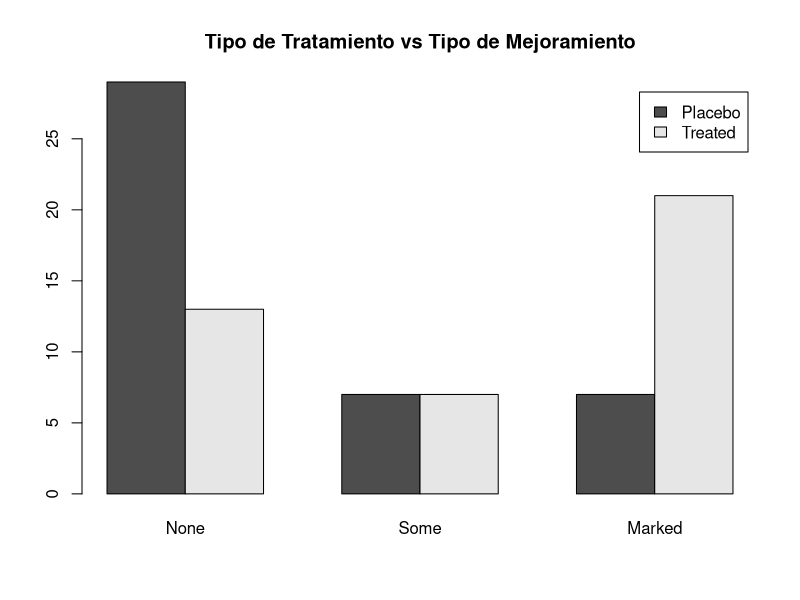
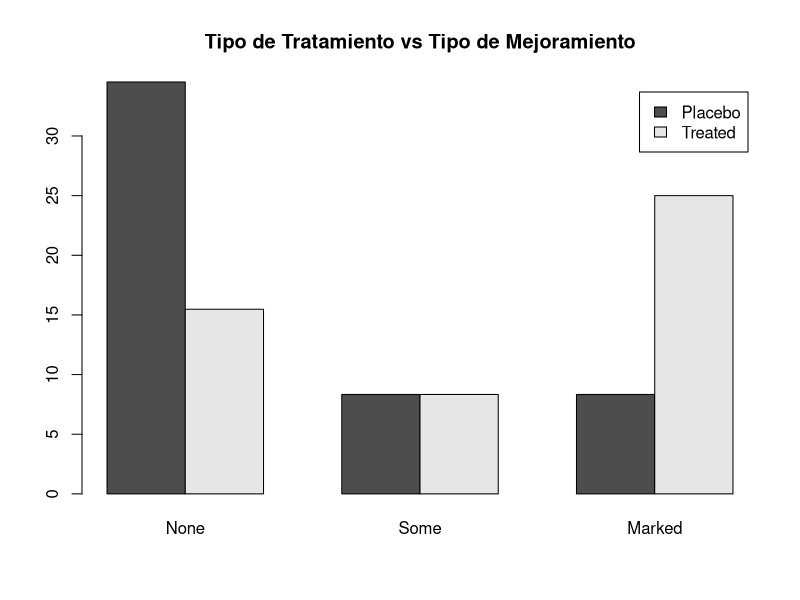
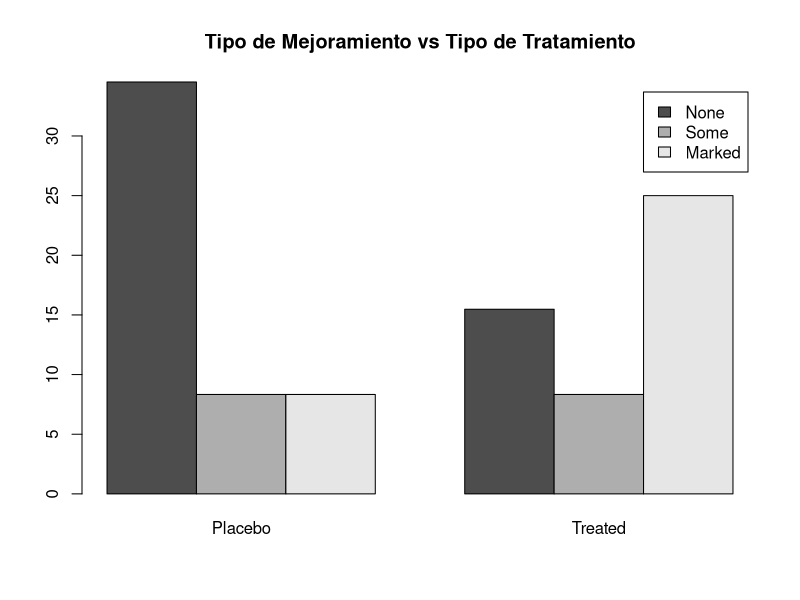
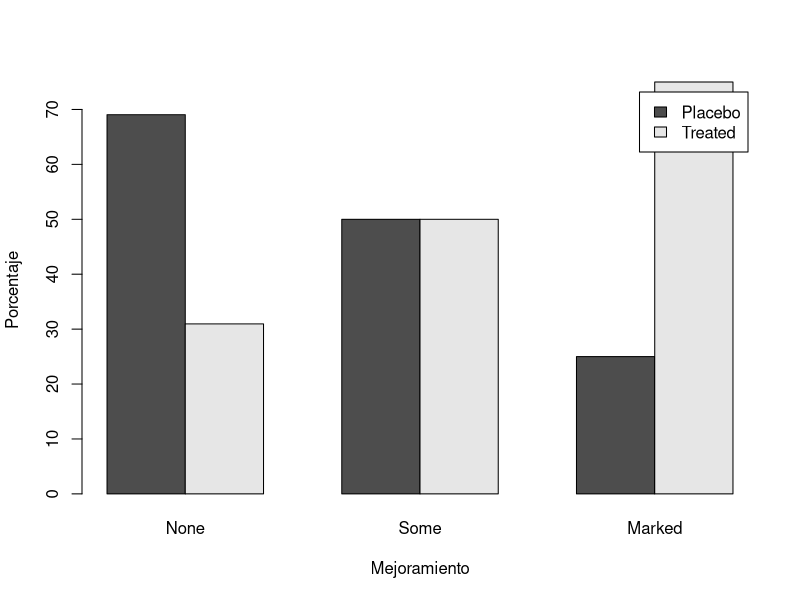

R code for these plots, in order:
library(vcd)
head(Arthritis)

options(digits=2)

# Improved vs Treatment
# xtabs() function allows you to create a contingency table using formula style input
# mytable <- xtabs(~ A + B, data=mydata). where A is the row variable, and B is the column variable
mytable <- xtabs(~ Treatment+Improved, data=Arthritis)
mytable

barplot(mytable, beside = T, main = "Tipo de Tratamiento vs Tipo de Mejoramiento",
        legend = T)

proporciones <- prop.table(mytable)

barplot(proporciones * 100, beside = T, main = "Tipo de Tratamiento vs Tipo de Mejoramiento",
        legend = T)

# Treatment vs Improved
mytable2 <- xtabs(~ Improved+Treatment, data=Arthritis)
mytable2
barplot(prop.table(mytable2)*100, beside = T, main = "Tipo de Mejoramiento vs Tipo de Tratamiento",
        legend = T)

# La probabilidad de cada fila tener cada columna prop.table(mytable, 1). Es decir,
# cual es la probabilidad de que un tratamiento con Placebo tenga un mejoramiento de
# Ninguno (None), Alguno (Some) y Marcado (Marked) 

prop.table(mytable, 1)

# La probabilidad de cada columna tenga cada fila prop.table(mytable, 2). Es decir,
# cual es la probabilidad relacionada Mejoramiento y la
# raz??n sea un Tratamiento con Placebo y Treated
prop.improved.treatment <- prop.table(mytable, 2)*100
prop.improved.treatment
barplot(prop.improved.treatment, ylab = "Porcentaje", xlab = "Mejoramiento",
        legend = T,beside = T)

